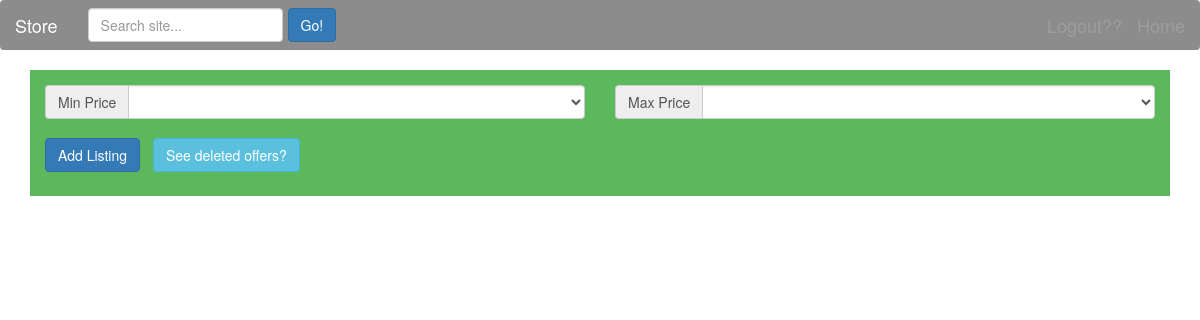
Page /storeSeller.php (signed in) on the earlier database version.
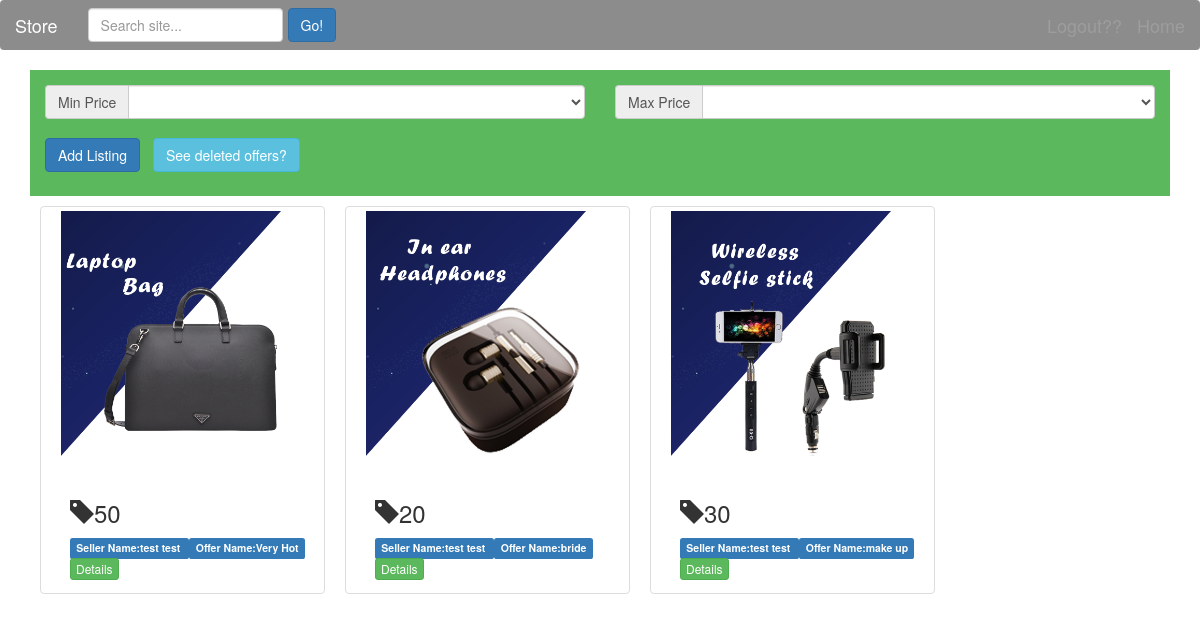
Same page on the later database version.
### tables this page shows
CREATE TABLE `offer` (
  `offer_number` int(10) NOT NULL,
  `offer_name` varchar(20) NOT NULL,
  `discount` int(10) NOT NULL,
  `image` varchar(20) DEFAULT NULL,
  `start_date` date NOT NULL,
  `end_date` date NOT NULL,
  `user_id` int(20) NOT NULL,
  `deleted` tinyint(1) NOT NULL DEFAULT '0'
);

CREATE TABLE `user` (
  `user_id` int(20) NOT NULL,
  `user_firstname` varchar(50) NOT NULL,
  `user_lastname` varchar(50) NOT NULL,
  `user_email` varchar(50) NOT NULL,
  `password` varchar(255) NOT NULL,
  `Address` varchar(50) DEFAULT NULL
);

### storeSeller.php (the view, shortened to what this page needs)
<?php
 $myoffer = array();
include ('include/connection.php');
            $userId =  mysqli_query($conn,"SELECT user_id FROM seller");
            $user_id  = mysqli_fetch_assoc($userId);
            $sellerId=$user_id['user_id'];
            $query = "SELECT * FROM offer WHERE user_id='$sellerId' and deleted=0";
            $result = mysqli_query($conn, $query);
			$firstname=mysqli_query($conn,"SELECT user_firstname FROM user WHERE user_id = '$sellerId'");
            $row1 = mysqli_fetch_assoc($firstname);
            $firstName=$row1['user_firstname'];
            $lastname=mysqli_query($conn,"SELECT user_lastname FROM user WHERE user_id = '$sellerId'");
            $row2 = mysqli_fetch_assoc($lastname);
            $lastName=$row2['user_lastname'];
            if (mysqli_num_rows($result) > 0  ){
			while($row = mysqli_fetch_assoc($result) ) {
            $myoffer[]=$row;
		}
	}else{
		$alertMessage = "<div class='alert alert-warning'>Nothing to see here.<a href='clients.php'>Head back</a></div>";
    }
 ?>
<!DOCTYPE html>
<html lang="en">
<head>
	<link rel="stylesheet" href="bootstrap/css/bootstrap.min.css">
    <link rel="stylesheet" href="style.css">
</head>
<body ng-app="ngStore" ng-controller="storeController">
    <nav class="navbar navbar-inverse">
        <div class="container-fluid">
            <div class="navbar-header">
                <a class="navbar-brand" href="#">Store</a>
            </div>
            <form class="navbar-form navbar-left" role="search">
                <div class="form-group">
                    <input type="text" name="searchText" class="form-control" placeholder="Search site...">
                </div>
                <button type="submit" name="search" class="btn btn-primary">Go!</button>
            </form>
            <a class="navbar-brand navbar-right"  href="GrouBuy.php">Home</a>
            <a class="navbar-brand navbar-right" href="logout.php">Logout??</a>
            <a class="navbar-brand navbar-right"
                href="#"><?php echo isset($_SESSION['loggedInUser'])?$_SESSION['loggedInUser']:' ';?></a>
        </div>
    </nav>
    <div class="container">
        <div class="col-sm-12 price-form">
            <div class="row price-form-row" ng-if="!addListing">
                <div class="col-sm-6">
                    <div class="input-group">
                        <span class="input-group-addon">Min Price</span>
                        <select name="minPrice" id="minPrice" ng-model="priceInfo.min" class="form-control">
                            <option value="100000">$100,000</option>
                        </select>
                    </div>
                </div>
                <div class="col-sm-6">
                    <div class="input-group">
                        <span class="input-group-addon">Max Price</span>
                        <select name="maxPrice" id="maxPrice" ng-model="priceInfo.max" class="form-control">
                            <option value="100000">$100,000</option>
                        </select>
                    </div>
                </div>
            </div>
            <a class="btn btn-primary" href="addoffer.php" id="add">Add Listing</a>
             <a class="btn btn-info mymargin" href="deleted_offer.php?">See deleted offers?</a>
        </div>
    </div>
    <div class="container">
            <?php
	    foreach ($myoffer as $val) {
        ?>
                <div class="thumbnail col-lg-3">
                    <a role="button" href="offer_lines.php?offer_number=<?php echo $val['offer_number'] ?>">
                        <img src="images/<?php echo $val['image']; ?>.jpg" alt="ahe" />
                    </a>
                    <div class="caption">
                        <div ng-hide="showDetails === true">
                            <h3><i class="glyphicon glyphicon-tag"></i><?php echo $val['discount']; ?></h3>
                            <p class="label label-primary label-sm">Seller Name:<?php echo $firstName; ?>
                                <?php echo $lastName; ?> </p>
                            <p class="label label-primary label-sm">Offer Name:<?php echo $val['offer_name']; ?></p>
                        </div>
                        <button class="btn btn-xs btn-success" ng-hide="showDetails === true"
                            ng-click="showDetails = !showDetails"> Details </button>
                    </div>
                </div>
                <?php
      }
    ?>
    </div>
</body>
</html>

### style.css (style rules this page uses)
html, body, .cover { height: 100%; }
nav.navbar-inverse { background: rgba(14, 13, 13, 0.473); border: none; font-size: large; }
.price-form { margin-bottom: 10px; padding: 15px; background-color: #5cb85c; }
.price-form-row { margin-bottom: 10px; }
.mymargin { margin: 9px !important; }
.col-lg-3 { vertical-align: middle; margin-left: 10px; padding-left: 20px; margin-right: 10px; }

Differences in the rows shown:
added offer: image (picture), discount "50", offer_name "Very Hot"
now on this page (row unchanged): user: user_firstname "test", user_lastname "test"
added offer: image (picture), discount "20", offer_name "bride"
added offer: image (picture), discount "30", offer_name "make up"
